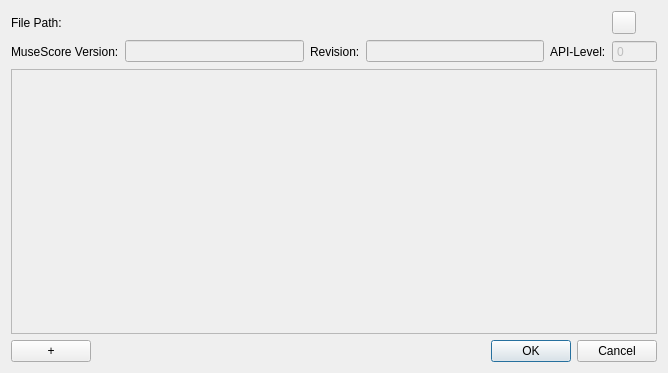
<?xml version="1.0" encoding="UTF-8"?>
<ui version="4.0">
 <class>MetaEditDialog</class>
 <widget class="QDialog" name="MetaEditDialog">
  <property name="geometry">
   <rect>
    <x>0</x>
    <y>0</y>
    <width>668</width>
    <height>373</height>
   </rect>
  </property>
  <property name="windowTitle">
   <string>Score Properties</string>
  </property>
  <layout class="QVBoxLayout" name="verticalLayout">
   <item>
    <layout class="QGridLayout" name="gridLayout_2">
     <property name="topMargin">
      <number>0</number>
     </property>
     <item row="1" column="1">
      <widget class="QLineEdit" name="version">
       <property name="enabled">
        <bool>false</bool>
       </property>
       <property name="readOnly">
        <bool>true</bool>
       </property>
      </widget>
     </item>
     <item row="1" column="0">
      <widget class="QLabel" name="label_7">
       <property name="text">
        <string>MuseScore Version:</string>
       </property>
      </widget>
     </item>
     <item row="1" column="3">
      <widget class="QLineEdit" name="revision">
       <property name="enabled">
        <bool>false</bool>
       </property>
       <property name="readOnly">
        <bool>true</bool>
       </property>
      </widget>
     </item>
     <item row="1" column="2">
      <widget class="QLabel" name="label_8">
       <property name="text">
        <string>Revision:</string>
       </property>
      </widget>
     </item>
     <item row="1" column="4">
      <widget class="QLabel" name="label_9">
       <property name="text">
        <string>API-Level:</string>
       </property>
      </widget>
     </item>
     <item row="1" column="5">
      <widget class="QSpinBox" name="level">
       <property name="enabled">
        <bool>false</bool>
       </property>
       <property name="readOnly">
        <bool>true</bool>
       </property>
       <property name="buttonSymbols">
        <enum>QAbstractSpinBox::NoButtons</enum>
       </property>
       <property name="maximum">
        <number>99999</number>
       </property>
      </widget>
     </item>
     <item row="0" column="0">
      <widget class="QLabel" name="label">
       <property name="text">
        <string>File Path:</string>
       </property>
      </widget>
     </item>
     <item row="0" column="1" colspan="4">
      <widget class="QLabel" name="filePath"/>
     </item>
     <item row="0" column="5">
      <widget class="QToolButton" name="revealButton"/>
     </item>
    </layout>
   </item>
   <item>
    <widget class="QScrollArea" name="scrollArea">
     <property name="widgetResizable">
      <bool>true</bool>
     </property>
     <widget class="QWidget" name="scrollWidget">
      <property name="geometry">
       <rect>
        <x>0</x>
        <y>0</y>
        <width>648</width>
        <height>263</height>
       </rect>
      </property>
      <layout class="QGridLayout" name="gridLayout">
       <property name="verticalSpacing">
        <number>1</number>
       </property>
      </layout>
     </widget>
    </widget>
   </item>
   <item>
    <layout class="QHBoxLayout" name="horizontalLayout_2">
     <item>
      <widget class="QPushButton" name="newButton">
       <property name="text">
        <string notr="true">+</string>
       </property>
      </widget>
     </item>
     <item>
      <widget class="QDialogButtonBox" name="buttonBox">
       <property name="orientation">
        <enum>Qt::Horizontal</enum>
       </property>
       <property name="standardButtons">
        <set>QDialogButtonBox::Cancel|QDialogButtonBox::Ok</set>
       </property>
      </widget>
     </item>
    </layout>
   </item>
  </layout>
 </widget>
 <resources/>
 <connections>
  <connection>
   <sender>buttonBox</sender>
   <signal>accepted()</signal>
   <receiver>MetaEditDialog</receiver>
   <slot>accept()</slot>
   <hints>
    <hint type="sourcelabel">
     <x>248</x>
     <y>254</y>
    </hint>
    <hint type="destinationlabel">
     <x>157</x>
     <y>274</y>
    </hint>
   </hints>
  </connection>
  <connection>
   <sender>buttonBox</sender>
   <signal>rejected()</signal>
   <receiver>MetaEditDialog</receiver>
   <slot>reject()</slot>
   <hints>
    <hint type="sourcelabel">
     <x>316</x>
     <y>260</y>
    </hint>
    <hint type="destinationlabel">
     <x>286</x>
     <y>274</y>
    </hint>
   </hints>
  </connection>
 </connections>
</ui>
